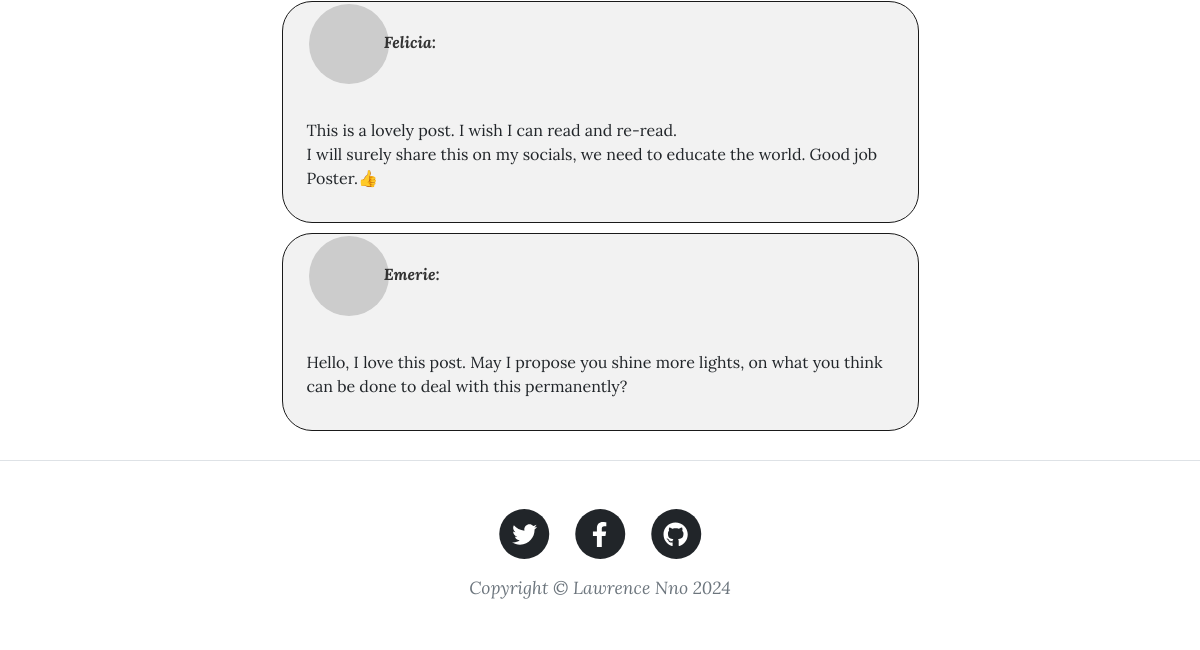
Before: /post/1 (lower part) with the older database file.
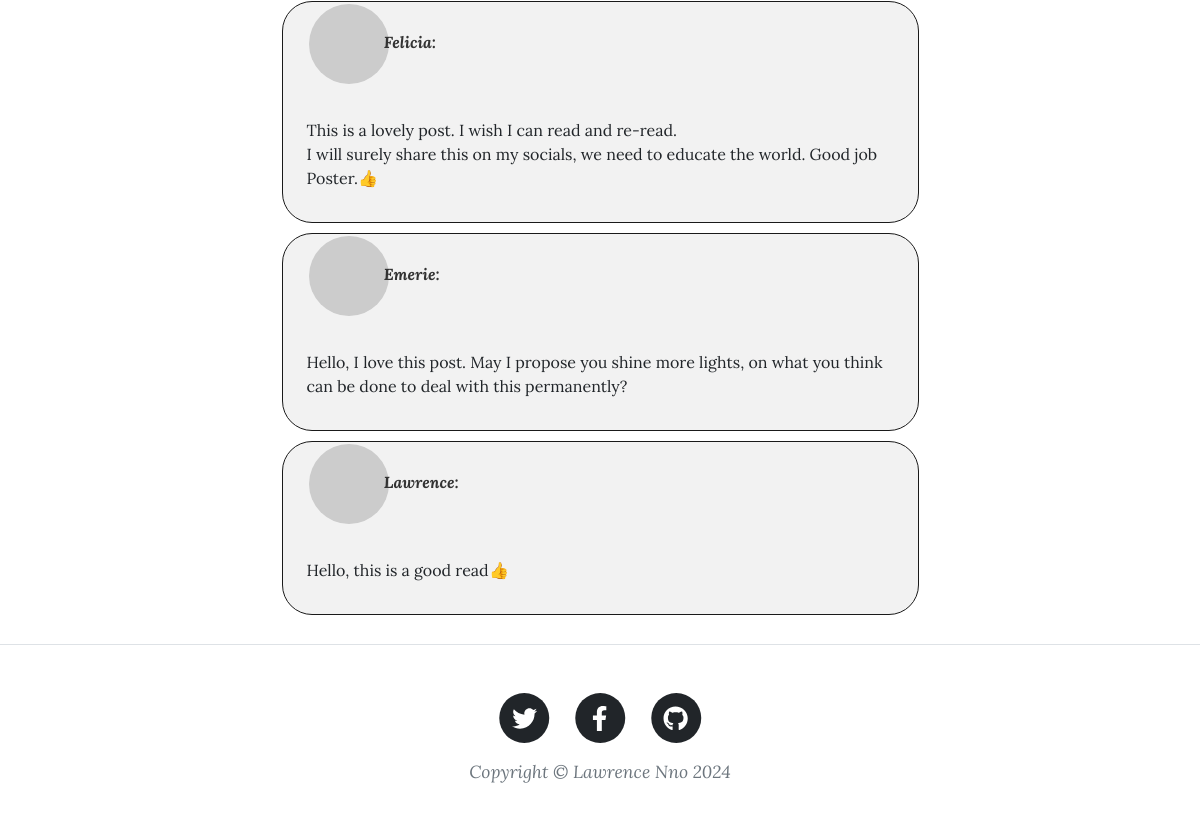
After: the same page with the newer database file.
### database.py (models this page shows)
class Comment(db.Model):
    id: Mapped[int] = mapped_column(primary_key=True)
    text: Mapped[str] = mapped_column(nullable=False)
    comment_poster: Mapped[str] = relationship("Users", back_populates="comments")
    comment_poster_id: Mapped[int] = mapped_column(ForeignKey("users.id"))
    original_post: Mapped[str] = relationship("Blogposts", back_populates="comments")
    original_post_id: Mapped[str] = mapped_column(ForeignKey("blogposts.id"))

class Users(db.Model, UserMixin):
    id: Mapped[int] = mapped_column(primary_key=True)
    email: Mapped[str] = mapped_column(unique=True, nullable=False)
    password: Mapped[str] = mapped_column(nullable=False)
    name: Mapped[str] = mapped_column(nullable=False)
    blogposts: Mapped[str] = relationship("Blogposts", back_populates="author")
    comments: Mapped[str] = relationship("Comment", back_populates="comment_poster")

### main.py (the view, shortened to what this page needs)
@app.route('/post/<int:num>', methods=["GET", "POST"])
def get_post(num):
    comment_form = CommentForm()
    all_posts = db.session.query(Blogposts).all()
    for blog_post in all_posts:
        if blog_post.id == num:
            requested_post = blog_post
    all_comments = db.session.query(Comment).filter_by(original_post_id=requested_post.id)
    return render_template('post.html', num=num, post=requested_post, year=current_year,
                           logged_in=current_user.is_authenticated, form=comment_form, comments=all_comments,
                           gravatar_url=gravatar_url)

### main.py (called while the page is built)
def gravatar_url(email, size=50,rating='g',default='retro',force_default=False):
    hash_value = hashlib.md5((email.lower().encode('utf-8'))).hexdigest()
    return f"https://www.gravatar.com/avatar/{hash_value}?s={size}&d={default}&r={rating}&f={force_default}"

### templates/post.html (shortened to what this page needs)
{% include 'header.html' ignore missing %}
{% import 'bootstrap/wtf.html' as wtf %}
        <article class="mb-4">
            <div class="container px-4 px-lg-5">
                <div class="row gx-4 gx-lg-5 justify-content-center">
                    {% for comment in comments %}
                    <div class="col-md-10 col-lg-8 col-xl-7 comments">
                        <div class="comments_poster">
                           <div class="commenter_image">
                               <img src="{{ gravatar_url(comment.comment_poster.email) }}"/>
                           </div> {{ comment.comment_poster.name }}:
                        </div>
                        {{ comment.text | safe }}
                    </div>
                    {% endfor %}
                </div>
            </div>
        </article>
        {% include 'footer.html' ignore missing %}

### templates/header.html (shortened to what this page needs)
<!DOCTYPE html>
<html lang="en">
    <head>
        <link href="{{ url_for('static', filename='css/styles.css') }}" rel="stylesheet" />
    </head>
    <body>

### templates/footer.html (shortened to what this page needs)
        <footer class="border-top">
            <div class="container px-4 px-lg-5">
                <div class="row gx-4 gx-lg-5 justify-content-center">
                    <div class="col-md-10 col-lg-8 col-xl-7">
                        <ul class="list-inline text-center">
                            <li class="list-inline-item">
                                <a href="https://twitter.com/lawrence_nno">
                                    <span class="fa-stack fa-lg">
                                        <i class="fas fa-circle fa-stack-2x"></i>
                                        <i class="fab fa-twitter fa-stack-1x fa-inverse"></i>
                                    </span>
                                </a>
                            </li>
                            <li class="list-inline-item">
                                <a href="mailto:lawrence.nno@gmail.com">
                                    <span class="fa-stack fa-lg">
                                        <i class="fas fa-circle fa-stack-2x"></i>
                                        <i class="fab fa-facebook-f fa-stack-1x fa-inverse"></i>
                                    </span>
                                </a>
                            </li>
                            <li class="list-inline-item">
                                <a href="https://github.com/Lawrence-Nno">
                                    <span class="fa-stack fa-lg">
                                        <i class="fas fa-circle fa-stack-2x"></i>
                                        <i class="fab fa-github fa-stack-1x fa-inverse"></i>
                                    </span>
                                </a>
                            </li>
                        </ul>
                        <div class="small text-center text-muted fst-italic">Copyright &copy; Lawrence Nno {{ year }}</div>
                    </div>
                </div>
            </div>
        </footer>
    </body>
</html>

Changed rows visible on the page:
added Comment: comment_poster.name "Lawrence", text "Hello, this is a good read👍"
